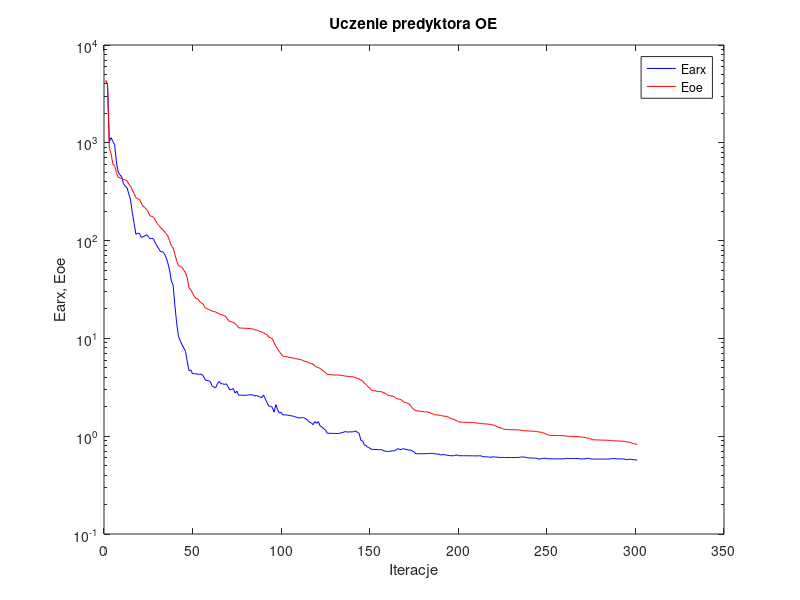
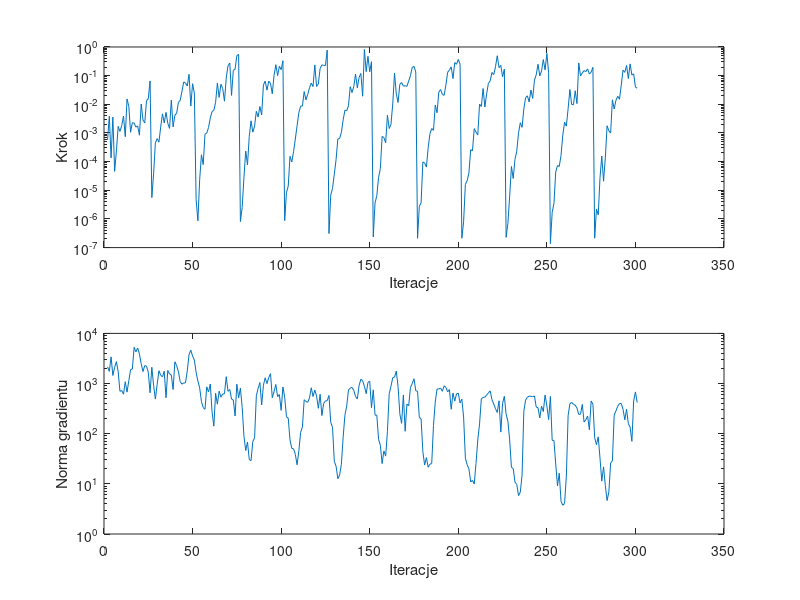

The MATLAB source for these figures, in order:
%uczenie predyktora oe
clear all;
n=0; farx(n+1)=4.273125e+003; foe(n+1)=4.377265e+003; wspucz(n+1)=0.000000e+000; ng(n+1)=0.000000e+000;
%odnowa zmiennej metryki
n=1; farx(n+1)=3.970853e+003; foe(n+1)=3.922984e+003; krok(n+1)=5.720452e-004; ng(n+1)=2.151681e+003;
n=2; farx(n+1)=1.029406e+003; foe(n+1)=8.797879e+002; krok(n+1)=3.838293e-003; ng(n+1)=1.749045e+003;
n=3; farx(n+1)=1.128978e+003; foe(n+1)=7.763633e+002; krok(n+1)=1.347782e-004; ng(n+1)=3.407742e+003;
n=4; farx(n+1)=1.031977e+003; foe(n+1)=6.026138e+002; krok(n+1)=3.584297e-003; ng(n+1)=1.447644e+003;
n=5; farx(n+1)=9.555528e+002; foe(n+1)=5.889656e+002; krok(n+1)=4.565415e-005; ng(n+1)=2.102934e+003;
n=6; farx(n+1)=6.381344e+002; foe(n+1)=4.967800e+002; krok(n+1)=2.375655e-004; ng(n+1)=2.739104e+003;
n=7; farx(n+1)=5.037286e+002; foe(n+1)=4.433379e+002; krok(n+1)=1.700059e-003; ng(n+1)=1.725355e+003;
n=8; farx(n+1)=4.704311e+002; foe(n+1)=4.382436e+002; krok(n+1)=1.136630e-003; ng(n+1)=6.988657e+002;
n=9; farx(n+1)=4.487472e+002; foe(n+1)=4.292640e+002; krok(n+1)=1.797919e-003; ng(n+1)=7.271592e+002;
n=10; farx(n+1)=3.808486e+002; foe(n+1)=4.201259e+002; krok(n+1)=3.899772e-003; ng(n+1)=6.134857e+002;
n=11; farx(n+1)=3.616224e+002; foe(n+1)=4.182579e+002; krok(n+1)=7.394073e-004; ng(n+1)=1.085016e+003;
n=12; farx(n+1)=3.466534e+002; foe(n+1)=4.077101e+002; krok(n+1)=1.538463e-002; ng(n+1)=6.743948e+002;
n=13; farx(n+1)=2.993250e+002; foe(n+1)=3.774495e+002; krok(n+1)=8.468065e-003; ng(n+1)=1.139523e+003;
n=14; farx(n+1)=2.602563e+002; foe(n+1)=3.589038e+002; krok(n+1)=1.059163e-003; ng(n+1)=1.895223e+003;
n=15; farx(n+1)=1.923560e+002; foe(n+1)=3.293773e+002; krok(n+1)=2.281831e-003; ng(n+1)=1.943084e+003;
n=16; farx(n+1)=1.499078e+002; foe(n+1)=3.036285e+002; krok(n+1)=2.232051e-003; ng(n+1)=5.280223e+003;
n=17; farx(n+1)=1.160501e+002; foe(n+1)=2.755131e+002; krok(n+1)=1.593673e-003; ng(n+1)=4.292627e+003;
n=18; farx(n+1)=1.190508e+002; foe(n+1)=2.677870e+002; krok(n+1)=1.772228e-003; ng(n+1)=5.122715e+003;
n=19; farx(n+1)=1.184687e+002; foe(n+1)=2.648343e+002; krok(n+1)=8.336543e-004; ng(n+1)=3.868505e+003;
n=20; farx(n+1)=1.080082e+002; foe(n+1)=2.424600e+002; krok(n+1)=1.019133e-002; ng(n+1)=2.484402e+003;
n=21; farx(n+1)=1.092364e+002; foe(n+1)=2.249062e+002; krok(n+1)=2.855545e-003; ng(n+1)=1.735639e+003;
n=22; farx(n+1)=1.114683e+002; foe(n+1)=2.179123e+002; krok(n+1)=2.222834e-003; ng(n+1)=2.281903e+003;
n=23; farx(n+1)=1.147713e+002; foe(n+1)=2.087001e+002; krok(n+1)=1.351485e-002; ng(n+1)=2.221660e+003;
n=24; farx(n+1)=1.102499e+002; foe(n+1)=1.955447e+002; krok(n+1)=1.565005e-002; ng(n+1)=1.680862e+003;
n=25; farx(n+1)=1.043172e+002; foe(n+1)=1.794941e+002; krok(n+1)=6.544743e-002; ng(n+1)=6.537885e+002;
%odnowa zmiennej metryki
n=26; farx(n+1)=1.053619e+002; foe(n+1)=1.765208e+002; krok(n+1)=5.551522e-006; ng(n+1)=2.111346e+003;
n=27; farx(n+1)=1.036042e+002; foe(n+1)=1.738114e+002; krok(n+1)=3.732546e-005; ng(n+1)=9.175062e+002;
n=28; farx(n+1)=9.397487e+001; foe(n+1)=1.608698e+002; krok(n+1)=4.526501e-004; ng(n+1)=4.890098e+002;
n=29; farx(n+1)=8.781924e+001; foe(n+1)=1.495948e+002; krok(n+1)=6.369581e-004; ng(n+1)=9.604533e+002;
n=30; farx(n+1)=8.198254e+001; foe(n+1)=1.425355e+002; krok(n+1)=4.770094e-004; ng(n+1)=1.803272e+003;
n=31; farx(n+1)=7.691605e+001; foe(n+1)=1.357286e+002; krok(n+1)=1.607674e-003; ng(n+1)=1.460350e+003;
n=32; farx(n+1)=7.705995e+001; foe(n+1)=1.296484e+002; krok(n+1)=4.644777e-003; ng(n+1)=1.363072e+003;
n=33; farx(n+1)=7.381483e+001; foe(n+1)=1.247608e+002; krok(n+1)=2.241713e-003; ng(n+1)=1.763367e+003;
n=34; farx(n+1)=6.757099e+001; foe(n+1)=1.181912e+002; krok(n+1)=5.242823e-003; ng(n+1)=5.202411e+002;
n=35; farx(n+1)=5.930672e+001; foe(n+1)=1.114941e+002; krok(n+1)=2.170640e-003; ng(n+1)=1.823348e+003;
n=36; farx(n+1)=5.011874e+001; foe(n+1)=9.989866e+001; krok(n+1)=1.441974e-003; ng(n+1)=1.553424e+003;
n=37; farx(n+1)=3.866865e+001; foe(n+1)=8.826317e+001; krok(n+1)=1.389524e-002; ng(n+1)=1.479473e+003;
n=38; farx(n+1)=3.524579e+001; foe(n+1)=8.466952e+001; krok(n+1)=1.620122e-003; ng(n+1)=7.595146e+002;
n=39; farx(n+1)=2.189311e+001; foe(n+1)=7.245194e+001; krok(n+1)=4.150488e-003; ng(n+1)=2.717715e+003;
n=40; farx(n+1)=1.442477e+001; foe(n+1)=6.252750e+001; krok(n+1)=4.853566e-003; ng(n+1)=2.275278e+003;
n=41; farx(n+1)=1.054795e+001; foe(n+1)=5.568961e+001; krok(n+1)=1.169202e-002; ng(n+1)=1.735161e+003;
n=42; farx(n+1)=9.497523e+000; foe(n+1)=5.447328e+001; krok(n+1)=1.360507e-002; ng(n+1)=1.093205e+003;
n=43; farx(n+1)=8.663116e+000; foe(n+1)=5.328930e+001; krok(n+1)=2.835564e-002; ng(n+1)=9.730649e+002;
n=44; farx(n+1)=7.986368e+000; foe(n+1)=5.001760e+001; krok(n+1)=6.024636e-002; ng(n+1)=1.027298e+003;
n=45; farx(n+1)=7.385201e+000; foe(n+1)=4.675596e+001; krok(n+1)=5.558094e-002; ng(n+1)=1.032289e+003;
n=46; farx(n+1)=5.781092e+000; foe(n+1)=4.185777e+001; krok(n+1)=4.331299e-002; ng(n+1)=1.781937e+003;
n=47; farx(n+1)=4.684202e+000; foe(n+1)=3.282053e+001; krok(n+1)=1.116954e-001; ng(n+1)=3.795613e+003;
n=48; farx(n+1)=4.760052e+000; foe(n+1)=3.132775e+001; krok(n+1)=8.705227e-003; ng(n+1)=4.628055e+003;
n=49; farx(n+1)=4.342256e+000; foe(n+1)=2.902900e+001; krok(n+1)=5.234463e-002; ng(n+1)=3.542157e+003;
n=50; farx(n+1)=4.358235e+000; foe(n+1)=2.684852e+001; krok(n+1)=2.477353e-002; ng(n+1)=2.941053e+003;
%odnowa zmiennej metryki
n=51; farx(n+1)=4.342427e+000; foe(n+1)=2.553161e+001; krok(n+1)=4.675854e-006; ng(n+1)=1.673957e+003;
n=52; farx(n+1)=4.313421e+000; foe(n+1)=2.541903e+001; krok(n+1)=8.614497e-007; ng(n+1)=1.117347e+003;
n=53; farx(n+1)=4.286956e+000; foe(n+1)=2.375257e+001; krok(n+1)=2.342760e-005; ng(n+1)=8.193785e+002;
n=54; farx(n+1)=4.327781e+000; foe(n+1)=2.309916e+001; krok(n+1)=1.733806e-004; ng(n+1)=4.387276e+002;
n=55; farx(n+1)=4.136614e+000; foe(n+1)=2.243195e+001; krok(n+1)=7.868993e-005; ng(n+1)=3.318831e+002;
n=56; farx(n+1)=3.814963e+000; foe(n+1)=2.054574e+001; krok(n+1)=9.064776e-004; ng(n+1)=3.067679e+002;
n=57; farx(n+1)=3.707701e+000; foe(n+1)=2.025212e+001; krok(n+1)=9.843744e-004; ng(n+1)=8.587271e+002;
n=58; farx(n+1)=3.694055e+000; foe(n+1)=1.980728e+001; krok(n+1)=1.548092e-003; ng(n+1)=6.812509e+002;
n=59; farx(n+1)=3.631663e+000; foe(n+1)=1.946409e+001; krok(n+1)=3.334617e-003; ng(n+1)=9.791003e+002;
n=60; farx(n+1)=3.269746e+000; foe(n+1)=1.908136e+001; krok(n+1)=5.608324e-003; ng(n+1)=2.723380e+002;
n=61; farx(n+1)=3.185263e+000; foe(n+1)=1.880163e+001; krok(n+1)=6.130766e-003; ng(n+1)=1.416646e+002;
n=62; farx(n+1)=3.123938e+000; foe(n+1)=1.865516e+001; krok(n+1)=1.178924e-002; ng(n+1)=6.394828e+002;
n=63; farx(n+1)=3.430913e+000; foe(n+1)=1.820004e+001; krok(n+1)=5.507577e-002; ng(n+1)=3.882457e+002;
n=64; farx(n+1)=3.631513e+000; foe(n+1)=1.787512e+001; krok(n+1)=1.741045e-002; ng(n+1)=7.030873e+002;
n=65; farx(n+1)=3.447226e+000; foe(n+1)=1.744790e+001; krok(n+1)=5.003902e-002; ng(n+1)=5.347401e+002;
n=66; farx(n+1)=3.436273e+000; foe(n+1)=1.729365e+001; krok(n+1)=3.586741e-002; ng(n+1)=6.202142e+002;
n=67; farx(n+1)=3.382138e+000; foe(n+1)=1.712619e+001; krok(n+1)=1.285062e-002; ng(n+1)=6.250212e+002;
n=68; farx(n+1)=3.436690e+000; foe(n+1)=1.649513e+001; krok(n+1)=8.153064e-002; ng(n+1)=1.370072e+003;
n=69; farx(n+1)=3.217888e+000; foe(n+1)=1.547295e+001; krok(n+1)=2.223238e-001; ng(n+1)=6.994227e+002;
n=70; farx(n+1)=2.970609e+000; foe(n+1)=1.488052e+001; krok(n+1)=2.745822e-001; ng(n+1)=7.609124e+002;
n=71; farx(n+1)=3.006465e+000; foe(n+1)=1.478811e+001; krok(n+1)=2.038894e-002; ng(n+1)=4.897743e+002;
n=72; farx(n+1)=3.071099e+000; foe(n+1)=1.454540e+001; krok(n+1)=1.530597e-001; ng(n+1)=4.694373e+002;
n=73; farx(n+1)=2.755790e+000; foe(n+1)=1.420319e+001; krok(n+1)=1.677703e-001; ng(n+1)=2.260015e+002;
n=74; farx(n+1)=2.890684e+000; foe(n+1)=1.360491e+001; krok(n+1)=5.045340e-001; ng(n+1)=9.703851e+002;
n=75; farx(n+1)=2.631057e+000; foe(n+1)=1.283024e+001; krok(n+1)=5.525859e-001; ng(n+1)=5.233206e+002;
%odnowa zmiennej metryki
n=76; farx(n+1)=2.626717e+000; foe(n+1)=1.277292e+001; krok(n+1)=8.092044e-007; ng(n+1)=8.052764e+002;
n=77; farx(n+1)=2.628726e+000; foe(n+1)=1.274836e+001; krok(n+1)=2.502989e-006; ng(n+1)=3.349124e+002;
n=78; farx(n+1)=2.621952e+000; foe(n+1)=1.273037e+001; krok(n+1)=2.860122e-005; ng(n+1)=8.921828e+001;
n=79; farx(n+1)=2.622877e+000; foe(n+1)=1.268046e+001; krok(n+1)=2.353374e-004; ng(n+1)=4.600852e+001;
n=80; farx(n+1)=2.634897e+000; foe(n+1)=1.265626e+001; krok(n+1)=7.697632e-005; ng(n+1)=6.840386e+001;
n=81; farx(n+1)=2.649141e+000; foe(n+1)=1.261589e+001; krok(n+1)=7.663457e-004; ng(n+1)=3.066146e+001;
n=82; farx(n+1)=2.651954e+000; foe(n+1)=1.253906e+001; krok(n+1)=2.647020e-003; ng(n+1)=2.903715e+001;
n=83; farx(n+1)=2.649109e+000; foe(n+1)=1.250217e+001; krok(n+1)=1.066758e-003; ng(n+1)=6.989845e+001;
n=84; farx(n+1)=2.574403e+000; foe(n+1)=1.224874e+001; krok(n+1)=1.740889e-003; ng(n+1)=8.260792e+001;
n=85; farx(n+1)=2.608752e+000; foe(n+1)=1.214298e+001; krok(n+1)=5.711090e-003; ng(n+1)=5.714357e+002;
n=86; farx(n+1)=2.567041e+000; foe(n+1)=1.200806e+001; krok(n+1)=3.621201e-003; ng(n+1)=8.024013e+002;
n=87; farx(n+1)=2.514072e+000; foe(n+1)=1.176644e+001; krok(n+1)=8.375056e-003; ng(n+1)=1.045998e+003;
n=88; farx(n+1)=2.483504e+000; foe(n+1)=1.163967e+001; krok(n+1)=4.234033e-003; ng(n+1)=3.740265e+002;
n=89; farx(n+1)=2.641564e+000; foe(n+1)=1.145412e+001; krok(n+1)=4.757597e-002; ng(n+1)=9.283785e+002;
n=90; farx(n+1)=2.423309e+000; foe(n+1)=1.113793e+001; krok(n+1)=6.442938e-002; ng(n+1)=1.304142e+003;
n=91; farx(n+1)=2.203305e+000; foe(n+1)=1.093810e+001; krok(n+1)=3.106913e-002; ng(n+1)=9.980013e+002;
n=92; farx(n+1)=2.027844e+000; foe(n+1)=1.035435e+001; krok(n+1)=6.442938e-002; ng(n+1)=1.317114e+003;
n=93; farx(n+1)=2.026678e+000; foe(n+1)=1.008922e+001; krok(n+1)=5.335388e-002; ng(n+1)=1.575459e+003;
n=94; farx(n+1)=1.972166e+000; foe(n+1)=9.917407e+000; krok(n+1)=2.339865e-002; ng(n+1)=5.189952e+002;
n=95; farx(n+1)=1.757959e+000; foe(n+1)=9.070642e+000; krok(n+1)=1.019950e-001; ng(n+1)=6.951708e+002;
n=96; farx(n+1)=2.102375e+000; foe(n+1)=8.325465e+000; krok(n+1)=2.409855e-001; ng(n+1)=9.576584e+002;
n=97; farx(n+1)=1.864019e+000; foe(n+1)=7.756528e+000; krok(n+1)=1.000852e-001; ng(n+1)=5.492606e+002;
n=98; farx(n+1)=1.720685e+000; foe(n+1)=7.307920e+000; krok(n+1)=2.114442e-001; ng(n+1)=6.028055e+002;
n=99; farx(n+1)=1.756230e+000; foe(n+1)=6.940699e+000; krok(n+1)=1.620110e-001; ng(n+1)=2.922676e+002;
n=100; farx(n+1)=1.652189e+000; foe(n+1)=6.553689e+000; krok(n+1)=3.307424e-001; ng(n+1)=8.549188e+002;
%odnowa zmiennej metryki
n=101; farx(n+1)=1.653768e+000; foe(n+1)=6.528577e+000; krok(n+1)=8.733043e-007; ng(n+1)=5.326157e+002;
n=102; farx(n+1)=1.648808e+000; foe(n+1)=6.493747e+000; krok(n+1)=8.333245e-006; ng(n+1)=2.179300e+002;
n=103; farx(n+1)=1.640927e+000; foe(n+1)=6.444243e+000; krok(n+1)=1.398954e-005; ng(n+1)=2.044235e+002;
n=104; farx(n+1)=1.624313e+000; foe(n+1)=6.357158e+000; krok(n+1)=1.528930e-004; ng(n+1)=7.517736e+001;
n=105; farx(n+1)=1.611821e+000; foe(n+1)=6.338859e+000; krok(n+1)=9.773946e-005; ng(n+1)=5.090245e+001;
n=106; farx(n+1)=1.601065e+000; foe(n+1)=6.298077e+000; krok(n+1)=2.215284e-004; ng(n+1)=5.013057e+001;
n=107; farx(n+1)=1.577724e+000; foe(n+1)=6.227486e+000; krok(n+1)=6.145526e-004; ng(n+1)=3.886374e+001;
n=108; farx(n+1)=1.556244e+000; foe(n+1)=6.190151e+000; krok(n+1)=1.784298e-003; ng(n+1)=2.401947e+001;
n=109; farx(n+1)=1.532202e+000; foe(n+1)=6.094559e+000; krok(n+1)=5.167850e-003; ng(n+1)=4.566916e+001;
n=110; farx(n+1)=1.541343e+000; foe(n+1)=6.065451e+000; krok(n+1)=8.625805e-003; ng(n+1)=1.063614e+002;
n=111; farx(n+1)=1.553760e+000; foe(n+1)=6.002137e+000; krok(n+1)=8.744518e-003; ng(n+1)=1.366216e+002;
n=112; farx(n+1)=1.537438e+000; foe(n+1)=5.860232e+000; krok(n+1)=2.780135e-002; ng(n+1)=4.757991e+002;
n=113; farx(n+1)=1.499642e+000; foe(n+1)=5.796980e+000; krok(n+1)=1.429000e-002; ng(n+1)=4.383296e+002;
n=114; farx(n+1)=1.454808e+000; foe(n+1)=5.722437e+000; krok(n+1)=2.223039e-002; ng(n+1)=4.229494e+002;
n=115; farx(n+1)=1.384715e+000; foe(n+1)=5.597132e+000; krok(n+1)=3.783561e-002; ng(n+1)=5.169837e+002;
n=116; farx(n+1)=1.374219e+000; foe(n+1)=5.527988e+000; krok(n+1)=5.514490e-002; ng(n+1)=8.240671e+002;
n=117; farx(n+1)=1.311565e+000; foe(n+1)=5.472638e+000; krok(n+1)=4.149438e-002; ng(n+1)=5.522188e+002;
n=118; farx(n+1)=1.412101e+000; foe(n+1)=5.239032e+000; krok(n+1)=2.363480e-001; ng(n+1)=7.411715e+002;
n=119; farx(n+1)=1.353996e+000; foe(n+1)=5.091350e+000; krok(n+1)=4.218186e-002; ng(n+1)=5.633792e+002;
n=120; farx(n+1)=1.409818e+000; foe(n+1)=5.035430e+000; krok(n+1)=5.127576e-002; ng(n+1)=3.208071e+002;
n=121; farx(n+1)=1.271839e+000; foe(n+1)=4.917956e+000; krok(n+1)=1.775417e-001; ng(n+1)=6.110707e+002;
n=122; farx(n+1)=1.240434e+000; foe(n+1)=4.786895e+000; krok(n+1)=2.378132e-001; ng(n+1)=2.299163e+002;
n=123; farx(n+1)=1.194345e+000; foe(n+1)=4.601989e+000; krok(n+1)=2.278082e-001; ng(n+1)=4.017166e+002;
n=124; farx(n+1)=1.159118e+000; foe(n+1)=4.485596e+000; krok(n+1)=2.250273e-001; ng(n+1)=4.502680e+002;
n=125; farx(n+1)=1.071570e+000; foe(n+1)=4.282823e+000; krok(n+1)=7.807902e-001; ng(n+1)=4.571123e+002;
%odnowa zmiennej metryki
n=126; farx(n+1)=1.071150e+000; foe(n+1)=4.269635e+000; krok(n+1)=3.090114e-007; ng(n+1)=5.783887e+002;
n=127; farx(n+1)=1.071008e+000; foe(n+1)=4.253493e+000; krok(n+1)=6.859775e-006; ng(n+1)=1.678496e+002;
n=128; farx(n+1)=1.068866e+000; foe(n+1)=4.230866e+000; krok(n+1)=1.165470e-005; ng(n+1)=1.342801e+002;
n=129; farx(n+1)=1.067160e+000; foe(n+1)=4.228815e+000; krok(n+1)=3.616555e-005; ng(n+1)=2.823423e+001;
n=130; farx(n+1)=1.064960e+000; foe(n+1)=4.223934e+000; krok(n+1)=1.168734e-004; ng(n+1)=2.254932e+001;
n=131; farx(n+1)=1.065786e+000; foe(n+1)=4.219052e+000; krok(n+1)=6.190058e-004; ng(n+1)=1.264514e+001;
n=132; farx(n+1)=1.068941e+000; foe(n+1)=4.213120e+000; krok(n+1)=6.399708e-004; ng(n+1)=1.496236e+001;
n=133; farx(n+1)=1.085819e+000; foe(n+1)=4.183299e+000; krok(n+1)=1.047362e-003; ng(n+1)=2.456129e+001;
n=134; farx(n+1)=1.094095e+000; foe(n+1)=4.157206e+000; krok(n+1)=2.855545e-003; ng(n+1)=8.534194e+001;
n=135; farx(n+1)=1.114578e+000; foe(n+1)=4.122319e+000; krok(n+1)=6.192369e-003; ng(n+1)=2.343229e+002;
n=136; farx(n+1)=1.107987e+000; foe(n+1)=4.099722e+000; krok(n+1)=5.915258e-003; ng(n+1)=3.547929e+002;
n=137; farx(n+1)=1.100477e+000; foe(n+1)=4.090696e+000; krok(n+1)=8.839546e-003; ng(n+1)=7.434833e+002;
n=138; farx(n+1)=1.109732e+000; foe(n+1)=4.065929e+000; krok(n+1)=4.109961e-002; ng(n+1)=8.105226e+002;
n=139; farx(n+1)=1.106364e+000; foe(n+1)=4.053846e+000; krok(n+1)=2.570124e-002; ng(n+1)=8.334806e+002;
n=140; farx(n+1)=1.112231e+000; foe(n+1)=4.035563e+000; krok(n+1)=4.134280e-002; ng(n+1)=7.321468e+002;
n=141; farx(n+1)=1.133018e+000; foe(n+1)=3.965699e+000; krok(n+1)=1.138873e-001; ng(n+1)=5.502377e+002;
n=142; farx(n+1)=1.095483e+000; foe(n+1)=3.907932e+000; krok(n+1)=3.766857e-002; ng(n+1)=4.931241e+002;
n=143; farx(n+1)=1.072900e+000; foe(n+1)=3.864000e+000; krok(n+1)=8.643496e-002; ng(n+1)=9.123881e+002;
n=144; farx(n+1)=9.099086e-001; foe(n+1)=3.739810e+000; krok(n+1)=1.189066e-001; ng(n+1)=1.221785e+003;
n=145; farx(n+1)=8.922996e-001; foe(n+1)=3.695312e+000; krok(n+1)=1.913246e-002; ng(n+1)=1.136976e+003;
n=146; farx(n+1)=8.089057e-001; foe(n+1)=3.464118e+000; krok(n+1)=8.190836e-001; ng(n+1)=8.804772e+002;
n=147; farx(n+1)=8.044069e-001; foe(n+1)=3.379186e+000; krok(n+1)=1.380129e-001; ng(n+1)=6.289165e+002;
n=148; farx(n+1)=7.670860e-001; foe(n+1)=3.204703e+000; krok(n+1)=4.726961e-001; ng(n+1)=1.052516e+003;
n=149; farx(n+1)=7.575178e-001; foe(n+1)=3.123236e+000; krok(n+1)=1.365319e-001; ng(n+1)=1.112617e+003;
n=150; farx(n+1)=7.335886e-001; foe(n+1)=2.948907e+000; krok(n+1)=3.068907e-001; ng(n+1)=3.299846e+002;
%odnowa zmiennej metryki
n=151; farx(n+1)=7.329461e-001; foe(n+1)=2.925949e+000; krok(n+1)=2.354814e-007; ng(n+1)=7.483380e+002;
n=152; farx(n+1)=7.327409e-001; foe(n+1)=2.910056e+000; krok(n+1)=3.629487e-006; ng(n+1)=2.341076e+002;
n=153; farx(n+1)=7.307595e-001; foe(n+1)=2.878741e+000; krok(n+1)=6.418212e-006; ng(n+1)=2.348362e+002;
n=154; farx(n+1)=7.295045e-001; foe(n+1)=2.867275e+000; krok(n+1)=2.809223e-005; ng(n+1)=7.682213e+001;
n=155; farx(n+1)=7.278167e-001; foe(n+1)=2.853594e+000; krok(n+1)=5.720244e-005; ng(n+1)=5.896417e+001;
n=156; farx(n+1)=7.261528e-001; foe(n+1)=2.840353e+000; krok(n+1)=7.581588e-004; ng(n+1)=2.536161e+001;
n=157; farx(n+1)=7.091301e-001; foe(n+1)=2.778500e+000; krok(n+1)=6.935224e-004; ng(n+1)=4.530531e+001;
n=158; farx(n+1)=7.015028e-001; foe(n+1)=2.741846e+000; krok(n+1)=4.532388e-004; ng(n+1)=3.574883e+001;
n=159; farx(n+1)=6.980509e-001; foe(n+1)=2.624486e+000; krok(n+1)=4.162174e-003; ng(n+1)=1.114420e+002;
n=160; farx(n+1)=6.991460e-001; foe(n+1)=2.603351e+000; krok(n+1)=1.427772e-003; ng(n+1)=6.321999e+002;
n=161; farx(n+1)=7.054431e-001; foe(n+1)=2.578814e+000; krok(n+1)=2.007255e-003; ng(n+1)=8.839250e+002;
n=162; farx(n+1)=7.089437e-001; foe(n+1)=2.572571e+000; krok(n+1)=1.021537e-002; ng(n+1)=1.310312e+003;
n=163; farx(n+1)=7.051821e-001; foe(n+1)=2.513524e+000; krok(n+1)=1.217528e-001; ng(n+1)=1.345054e+003;
n=164; farx(n+1)=7.287111e-001; foe(n+1)=2.435849e+000; krok(n+1)=2.319637e-002; ng(n+1)=1.769279e+003;
n=165; farx(n+1)=7.469225e-001; foe(n+1)=2.400265e+000; krok(n+1)=1.158426e-002; ng(n+1)=8.663795e+002;
n=166; farx(n+1)=7.311530e-001; foe(n+1)=2.381374e+000; krok(n+1)=5.003902e-002; ng(n+1)=2.489911e+002;
n=167; farx(n+1)=7.318719e-001; foe(n+1)=2.343510e+000; krok(n+1)=5.731991e-002; ng(n+1)=1.606391e+002;
n=168; farx(n+1)=7.480031e-001; foe(n+1)=2.262837e+000; krok(n+1)=4.305393e-002; ng(n+1)=5.931365e+002;
n=169; farx(n+1)=7.343964e-001; foe(n+1)=2.210426e+000; krok(n+1)=4.446078e-002; ng(n+1)=1.118984e+002;
n=170; farx(n+1)=7.325986e-001; foe(n+1)=2.189663e+000; krok(n+1)=4.236083e-002; ng(n+1)=3.893169e+002;
n=171; farx(n+1)=7.180644e-001; foe(n+1)=2.148643e+000; krok(n+1)=6.460817e-002; ng(n+1)=3.604271e+002;
n=172; farx(n+1)=7.268003e-001; foe(n+1)=2.064199e+000; krok(n+1)=9.957579e-002; ng(n+1)=8.393092e+002;
n=173; farx(n+1)=7.042599e-001; foe(n+1)=1.948509e+000; krok(n+1)=1.945981e-001; ng(n+1)=9.974891e+002;
n=174; farx(n+1)=6.913134e-001; foe(n+1)=1.869811e+000; krok(n+1)=2.106628e-001; ng(n+1)=1.244023e+003;
n=175; farx(n+1)=6.621512e-001; foe(n+1)=1.825373e+000; krok(n+1)=1.331836e-001; ng(n+1)=7.161585e+002;
%odnowa zmiennej metryki
n=176; farx(n+1)=6.621047e-001; foe(n+1)=1.815499e+000; krok(n+1)=2.109462e-007; ng(n+1)=7.002098e+002;
n=177; farx(n+1)=6.620235e-001; foe(n+1)=1.805372e+000; krok(n+1)=2.765301e-006; ng(n+1)=2.122284e+002;
n=178; farx(n+1)=6.618414e-001; foe(n+1)=1.792230e+000; krok(n+1)=3.629487e-006; ng(n+1)=1.972473e+002;
n=179; farx(n+1)=6.629979e-001; foe(n+1)=1.779837e+000; krok(n+1)=9.776439e-005; ng(n+1)=4.365022e+001;
n=180; farx(n+1)=6.629512e-001; foe(n+1)=1.777313e+000; krok(n+1)=8.904993e-005; ng(n+1)=2.371930e+001;
n=181; farx(n+1)=6.633019e-001; foe(n+1)=1.772381e+000; krok(n+1)=6.446963e-005; ng(n+1)=3.339879e+001;
n=182; farx(n+1)=6.645357e-001; foe(n+1)=1.764907e+000; krok(n+1)=3.083279e-004; ng(n+1)=2.146836e+001;
n=183; farx(n+1)=6.663444e-001; foe(n+1)=1.740893e+000; krok(n+1)=9.446471e-004; ng(n+1)=2.465617e+001;
n=184; farx(n+1)=6.680785e-001; foe(n+1)=1.705442e+000; krok(n+1)=1.427772e-003; ng(n+1)=2.546026e+001;
n=185; farx(n+1)=6.657374e-001; foe(n+1)=1.676560e+000; krok(n+1)=1.241080e-003; ng(n+1)=1.470295e+002;
n=186; farx(n+1)=6.607024e-001; foe(n+1)=1.652406e+000; krok(n+1)=9.428457e-003; ng(n+1)=4.280644e+002;
n=187; farx(n+1)=6.582850e-001; foe(n+1)=1.648018e+000; krok(n+1)=5.062842e-003; ng(n+1)=7.781597e+002;
n=188; farx(n+1)=6.565414e-001; foe(n+1)=1.643696e+000; krok(n+1)=2.672481e-002; ng(n+1)=7.766780e+002;
n=189; farx(n+1)=6.421585e-001; foe(n+1)=1.630184e+000; krok(n+1)=3.285344e-002; ng(n+1)=8.123495e+002;
n=190; farx(n+1)=6.465352e-001; foe(n+1)=1.610957e+000; krok(n+1)=2.223039e-002; ng(n+1)=7.005389e+002;
n=191; farx(n+1)=6.496789e-001; foe(n+1)=1.606736e+000; krok(n+1)=2.047906e-002; ng(n+1)=9.000784e+002;
n=192; farx(n+1)=6.416926e-001; foe(n+1)=1.595946e+000; krok(n+1)=4.679730e-002; ng(n+1)=8.351166e+002;
n=193; farx(n+1)=6.369403e-001; foe(n+1)=1.577598e+000; krok(n+1)=1.312690e-001; ng(n+1)=6.831435e+002;
n=194; farx(n+1)=6.343140e-001; foe(n+1)=1.549928e+000; krok(n+1)=1.559895e-001; ng(n+1)=7.576616e+002;
n=195; farx(n+1)=6.310052e-001; foe(n+1)=1.511739e+000; krok(n+1)=2.022243e-001; ng(n+1)=3.069547e+002;
n=196; farx(n+1)=6.319427e-001; foe(n+1)=1.493426e+000; krok(n+1)=7.847506e-002; ng(n+1)=6.478947e+002;
n=197; farx(n+1)=6.319615e-001; foe(n+1)=1.467673e+000; krok(n+1)=2.847814e-001; ng(n+1)=4.456720e+002;
n=198; farx(n+1)=6.461616e-001; foe(n+1)=1.447645e+000; krok(n+1)=2.490283e-001; ng(n+1)=6.235971e+002;
n=199; farx(n+1)=6.313830e-001; foe(n+1)=1.409170e+000; krok(n+1)=3.691454e-001; ng(n+1)=6.438521e+002;
n=200; farx(n+1)=6.314924e-001; foe(n+1)=1.396588e+000; krok(n+1)=2.515310e-001; ng(n+1)=4.100900e+002;
%odnowa zmiennej metryki
n=201; farx(n+1)=6.313983e-001; foe(n+1)=1.390896e+000; krok(n+1)=2.118962e-007; ng(n+1)=4.903451e+002;
n=202; farx(n+1)=6.314479e-001; foe(n+1)=1.387733e+000; krok(n+1)=8.006342e-007; ng(n+1)=2.153056e+002;
n=203; farx(n+1)=6.313219e-001; foe(n+1)=1.386486e+000; krok(n+1)=1.621111e-005; ng(n+1)=3.259912e+001;
n=204; farx(n+1)=6.311149e-001; foe(n+1)=1.385643e+000; krok(n+1)=2.132008e-005; ng(n+1)=2.419527e+001;
n=205; farx(n+1)=6.308710e-001; foe(n+1)=1.384499e+000; krok(n+1)=4.037383e-005; ng(n+1)=1.990486e+001;
n=206; farx(n+1)=6.305587e-001; foe(n+1)=1.382411e+000; krok(n+1)=2.612599e-004; ng(n+1)=1.094104e+001;
n=207; farx(n+1)=6.298916e-001; foe(n+1)=1.380090e+000; krok(n+1)=2.383224e-004; ng(n+1)=1.171453e+001;
n=208; farx(n+1)=6.290006e-001; foe(n+1)=1.374692e+000; krok(n+1)=1.413789e-003; ng(n+1)=9.969453e+000;
n=209; farx(n+1)=6.293923e-001; foe(n+1)=1.368698e+000; krok(n+1)=1.078226e-003; ng(n+1)=2.542697e+001;
n=210; farx(n+1)=6.294481e-001; foe(n+1)=1.361763e+000; krok(n+1)=8.500296e-004; ng(n+1)=7.486294e+001;
n=211; farx(n+1)=6.313518e-001; foe(n+1)=1.346044e+000; krok(n+1)=1.012183e-002; ng(n+1)=1.566608e+002;
n=212; farx(n+1)=6.282049e-001; foe(n+1)=1.343999e+000; krok(n+1)=8.402186e-003; ng(n+1)=4.932289e+002;
n=213; farx(n+1)=6.182157e-001; foe(n+1)=1.339689e+000; krok(n+1)=3.559767e-002; ng(n+1)=5.282616e+002;
n=214; farx(n+1)=6.153905e-001; foe(n+1)=1.336297e+000; krok(n+1)=8.055458e-003; ng(n+1)=5.338122e+002;
n=215; farx(n+1)=6.159557e-001; foe(n+1)=1.334044e+000; krok(n+1)=2.319637e-002; ng(n+1)=5.899216e+002;
n=216; farx(n+1)=6.128528e-001; foe(n+1)=1.329631e+000; krok(n+1)=5.418912e-002; ng(n+1)=6.484196e+002;
n=217; farx(n+1)=6.080340e-001; foe(n+1)=1.320635e+000; krok(n+1)=6.554666e-002; ng(n+1)=7.145514e+002;
n=218; farx(n+1)=6.138889e-001; foe(n+1)=1.306644e+000; krok(n+1)=1.288588e-001; ng(n+1)=4.790304e+002;
n=219; farx(n+1)=6.144807e-001; foe(n+1)=1.296522e+000; krok(n+1)=1.084302e-001; ng(n+1)=3.915399e+002;
n=220; farx(n+1)=6.117232e-001; foe(n+1)=1.282125e+000; krok(n+1)=2.045255e-001; ng(n+1)=3.156410e+002;
n=221; farx(n+1)=6.107961e-001; foe(n+1)=1.244941e+000; krok(n+1)=4.951781e-001; ng(n+1)=2.648496e+002;
n=222; farx(n+1)=6.069713e-001; foe(n+1)=1.232041e+000; krok(n+1)=1.892969e-001; ng(n+1)=4.536209e+002;
n=223; farx(n+1)=6.064794e-001; foe(n+1)=1.214375e+000; krok(n+1)=2.292796e-001; ng(n+1)=1.077297e+002;
n=224; farx(n+1)=6.068304e-001; foe(n+1)=1.202051e+000; krok(n+1)=9.137743e-002; ng(n+1)=4.029940e+002;
n=225; farx(n+1)=6.057370e-001; foe(n+1)=1.173810e+000; krok(n+1)=1.690558e-001; ng(n+1)=5.562472e+002;
%odnowa zmiennej metryki
n=226; farx(n+1)=6.056990e-001; foe(n+1)=1.172186e+000; krok(n+1)=2.282719e-007; ng(n+1)=2.450625e+002;
n=227; farx(n+1)=6.057293e-001; foe(n+1)=1.170306e+000; krok(n+1)=7.023430e-007; ng(n+1)=1.780096e+002;
n=228; farx(n+1)=6.056802e-001; foe(n+1)=1.167846e+000; krok(n+1)=6.210948e-006; ng(n+1)=7.514236e+001;
n=229; farx(n+1)=6.055762e-001; foe(n+1)=1.165816e+000; krok(n+1)=6.738910e-005; ng(n+1)=2.138922e+001;
n=230; farx(n+1)=6.054985e-001; foe(n+1)=1.164960e+000; krok(n+1)=2.580710e-005; ng(n+1)=2.019760e+001;
n=231; farx(n+1)=6.056332e-001; foe(n+1)=1.163929e+000; krok(n+1)=1.193316e-004; ng(n+1)=1.074880e+001;
n=232; farx(n+1)=6.057559e-001; foe(n+1)=1.162544e+000; krok(n+1)=2.302017e-004; ng(n+1)=9.807310e+000;
n=233; farx(n+1)=6.066519e-001; foe(n+1)=1.161361e+000; krok(n+1)=1.006709e-003; ng(n+1)=5.821753e+000;
n=234; farx(n+1)=6.090377e-001; foe(n+1)=1.157669e+000; krok(n+1)=2.273260e-003; ng(n+1)=6.839652e+000;
n=235; farx(n+1)=6.153321e-001; foe(n+1)=1.143496e+000; krok(n+1)=1.568736e-003; ng(n+1)=1.485820e+001;
n=236; farx(n+1)=6.116986e-001; foe(n+1)=1.138532e+000; krok(n+1)=6.950337e-003; ng(n+1)=2.804788e+002;
n=237; farx(n+1)=6.083558e-001; foe(n+1)=1.136288e+000; krok(n+1)=1.706813e-002; ng(n+1)=4.690770e+002;
n=238; farx(n+1)=6.024068e-001; foe(n+1)=1.132918e+000; krok(n+1)=1.975828e-002; ng(n+1)=5.318481e+002;
n=239; farx(n+1)=5.999767e-001; foe(n+1)=1.129592e+000; krok(n+1)=1.209587e-002; ng(n+1)=5.611410e+002;
n=240; farx(n+1)=5.991064e-001; foe(n+1)=1.128183e+000; krok(n+1)=3.153338e-002; ng(n+1)=5.578621e+002;
n=241; farx(n+1)=5.973167e-001; foe(n+1)=1.125677e+000; krok(n+1)=1.615204e-002; ng(n+1)=5.450912e+002;
n=242; farx(n+1)=5.967171e-001; foe(n+1)=1.122270e+000; krok(n+1)=7.000904e-002; ng(n+1)=5.654936e+002;
n=243; farx(n+1)=5.978422e-001; foe(n+1)=1.118311e+000; krok(n+1)=1.077557e-001; ng(n+1)=3.399567e+002;
n=244; farx(n+1)=5.847498e-001; foe(n+1)=1.107562e+000; krok(n+1)=2.497735e-001; ng(n+1)=3.303477e+002;
n=245; farx(n+1)=5.859412e-001; foe(n+1)=1.102586e+000; krok(n+1)=9.809225e-002; ng(n+1)=2.064715e+002;
n=246; farx(n+1)=5.893692e-001; foe(n+1)=1.094447e+000; krok(n+1)=1.464436e-001; ng(n+1)=3.530483e+002;
n=247; farx(n+1)=5.935206e-001; foe(n+1)=1.078430e+000; krok(n+1)=3.636509e-001; ng(n+1)=2.766564e+002;
n=248; farx(n+1)=5.951187e-001; foe(n+1)=1.068425e+000; krok(n+1)=1.582278e-001; ng(n+1)=5.909010e+002;
n=249; farx(n+1)=5.902606e-001; foe(n+1)=1.039082e+000; krok(n+1)=5.945315e-001; ng(n+1)=3.565372e+002;
n=250; farx(n+1)=5.875395e-001; foe(n+1)=1.025423e+000; krok(n+1)=1.252004e-001; ng(n+1)=1.911905e+002;
%odnowa zmiennej metryki
n=251; farx(n+1)=5.875044e-001; foe(n+1)=1.020167e+000; krok(n+1)=1.392885e-007; ng(n+1)=5.528092e+002;
n=252; farx(n+1)=5.875016e-001; foe(n+1)=1.019486e+000; krok(n+1)=1.701928e-006; ng(n+1)=7.365273e+001;
n=253; farx(n+1)=5.874601e-001; foe(n+1)=1.018132e+000; krok(n+1)=3.462539e-006; ng(n+1)=7.326869e+001;
n=254; farx(n+1)=5.872240e-001; foe(n+1)=1.016219e+000; krok(n+1)=4.341873e-005; ng(n+1)=2.479137e+001;
n=255; farx(n+1)=5.871474e-001; foe(n+1)=1.015732e+000; krok(n+1)=7.386519e-005; ng(n+1)=9.139758e+000;
n=256; farx(n+1)=5.868158e-001; foe(n+1)=1.014211e+000; krok(n+1)=6.743596e-005; ng(n+1)=1.631081e+001;
n=257; farx(n+1)=5.867530e-001; foe(n+1)=1.014006e+000; krok(n+1)=1.657251e-004; ng(n+1)=4.465123e+000;
n=258; farx(n+1)=5.868826e-001; foe(n+1)=1.013513e+000; krok(n+1)=8.567570e-004; ng(n+1)=3.752334e+000;
n=259; farx(n+1)=5.879865e-001; foe(n+1)=1.011774e+000; krok(n+1)=2.371549e-003; ng(n+1)=4.049729e+000;
n=260; farx(n+1)=5.936655e-001; foe(n+1)=1.002842e+000; krok(n+1)=1.730147e-003; ng(n+1)=1.433276e+001;
n=261; farx(n+1)=5.935247e-001; foe(n+1)=9.993932e-001; krok(n+1)=7.088910e-003; ng(n+1)=2.291377e+002;
n=262; farx(n+1)=5.922017e-001; foe(n+1)=9.970691e-001; krok(n+1)=3.280985e-002; ng(n+1)=3.969054e+002;
n=263; farx(n+1)=5.909745e-001; foe(n+1)=9.953866e-001; krok(n+1)=9.907442e-003; ng(n+1)=4.205280e+002;
n=264; farx(n+1)=5.923321e-001; foe(n+1)=9.945635e-001; krok(n+1)=9.661282e-003; ng(n+1)=3.854008e+002;
n=265; farx(n+1)=5.920755e-001; foe(n+1)=9.936178e-001; krok(n+1)=2.977118e-002; ng(n+1)=3.715106e+002;
n=266; farx(n+1)=5.915182e-001; foe(n+1)=9.922221e-001; krok(n+1)=1.056599e-002; ng(n+1)=3.233699e+002;
n=267; farx(n+1)=5.922576e-001; foe(n+1)=9.856528e-001; krok(n+1)=2.775732e-001; ng(n+1)=2.419468e+002;
n=268; farx(n+1)=5.848258e-001; foe(n+1)=9.805976e-001; krok(n+1)=9.809225e-002; ng(n+1)=2.449675e+002;
n=269; farx(n+1)=5.864798e-001; foe(n+1)=9.769946e-001; krok(n+1)=1.241631e-001; ng(n+1)=3.834283e+002;
n=270; farx(n+1)=5.880138e-001; foe(n+1)=9.734386e-001; krok(n+1)=1.505524e-001; ng(n+1)=1.711861e+002;
n=271; farx(n+1)=5.886897e-001; foe(n+1)=9.670677e-001; krok(n+1)=1.380129e-001; ng(n+1)=1.900193e+002;
n=272; farx(n+1)=5.956413e-001; foe(n+1)=9.555754e-001; krok(n+1)=1.713887e-001; ng(n+1)=2.251271e+002;
n=273; farx(n+1)=5.922983e-001; foe(n+1)=9.508451e-001; krok(n+1)=1.144404e-001; ng(n+1)=1.200116e+002;
n=274; farx(n+1)=5.844725e-001; foe(n+1)=9.317933e-001; krok(n+1)=1.320338e-001; ng(n+1)=4.497566e+002;
n=275; farx(n+1)=5.831853e-001; foe(n+1)=9.179155e-001; krok(n+1)=1.942977e-001; ng(n+1)=3.865318e+002;
%odnowa zmiennej metryki
n=276; farx(n+1)=5.831841e-001; foe(n+1)=9.178053e-001; krok(n+1)=2.124616e-007; ng(n+1)=8.287593e+001;
n=277; farx(n+1)=5.831603e-001; foe(n+1)=9.168780e-001; krok(n+1)=2.220828e-006; ng(n+1)=6.041050e+001;
n=278; farx(n+1)=5.831429e-001; foe(n+1)=9.160707e-001; krok(n+1)=1.397436e-006; ng(n+1)=8.658496e+001;
n=279; farx(n+1)=5.829974e-001; foe(n+1)=9.136998e-001; krok(n+1)=2.745808e-005; ng(n+1)=3.252854e+001;
n=280; farx(n+1)=5.830370e-001; foe(n+1)=9.122652e-001; krok(n+1)=1.563635e-004; ng(n+1)=1.133435e+001;
n=281; farx(n+1)=5.830508e-001; foe(n+1)=9.115123e-001; krok(n+1)=2.067984e-005; ng(n+1)=2.181466e+001;
n=282; farx(n+1)=5.829522e-001; foe(n+1)=9.108943e-001; krok(n+1)=1.347782e-004; ng(n+1)=9.266262e+000;
n=283; farx(n+1)=5.833802e-001; foe(n+1)=9.098933e-001; krok(n+1)=1.779752e-003; ng(n+1)=4.640276e+000;
n=284; farx(n+1)=5.854521e-001; foe(n+1)=9.066739e-001; krok(n+1)=1.184603e-003; ng(n+1)=6.934199e+000;
n=285; farx(n+1)=5.859746e-001; foe(n+1)=9.061431e-001; krok(n+1)=9.933991e-004; ng(n+1)=2.618060e+001;
n=286; farx(n+1)=5.912375e-001; foe(n+1)=8.986126e-001; krok(n+1)=1.438335e-002; ng(n+1)=2.885958e+001;
n=287; farx(n+1)=5.898160e-001; foe(n+1)=8.973731e-001; krok(n+1)=6.853004e-003; ng(n+1)=2.334964e+002;
n=288; farx(n+1)=5.884449e-001; foe(n+1)=8.960741e-001; krok(n+1)=1.376948e-002; ng(n+1)=2.848988e+002;
n=289; farx(n+1)=5.866778e-001; foe(n+1)=8.941081e-001; krok(n+1)=1.912971e-002; ng(n+1)=3.517948e+002;
n=290; farx(n+1)=5.869154e-001; foe(n+1)=8.936618e-001; krok(n+1)=1.495979e-002; ng(n+1)=3.995330e+002;
n=291; farx(n+1)=5.849037e-001; foe(n+1)=8.920789e-001; krok(n+1)=4.710295e-002; ng(n+1)=3.998630e+002;
n=292; farx(n+1)=5.858651e-001; foe(n+1)=8.895669e-001; krok(n+1)=1.553141e-001; ng(n+1)=3.073550e+002;
n=293; farx(n+1)=5.812530e-001; foe(n+1)=8.849903e-001; krok(n+1)=1.306634e-001; ng(n+1)=1.896849e+002;
n=294; farx(n+1)=5.768499e-001; foe(n+1)=8.744565e-001; krok(n+1)=2.268193e-001; ng(n+1)=3.078551e+002;
n=295; farx(n+1)=5.784322e-001; foe(n+1)=8.721932e-001; krok(n+1)=7.951813e-002; ng(n+1)=1.587154e+002;
n=296; farx(n+1)=5.822864e-001; foe(n+1)=8.608659e-001; krok(n+1)=2.569287e-001; ng(n+1)=1.347289e+002;
n=297; farx(n+1)=5.776492e-001; foe(n+1)=8.497002e-001; krok(n+1)=1.046893e-001; ng(n+1)=7.047150e+001;
n=298; farx(n+1)=5.752778e-001; foe(n+1)=8.399372e-001; krok(n+1)=1.158784e-001; ng(n+1)=4.495149e+002;
n=299; farx(n+1)=5.720201e-001; foe(n+1)=8.322556e-001; krok(n+1)=3.965874e-002; ng(n+1)=6.806776e+002;
n=300; farx(n+1)=5.700444e-001; foe(n+1)=8.237285e-001; krok(n+1)=3.658573e-002; ng(n+1)=4.181850e+002;

figure; semilogy(farx,'b'); hold on; semilogy(foe,'r'); xlabel('Iteracje'); ylabel('Earx, Eoe'); legend('Earx','Eoe'); title('Uczenie predyktora OE');
figure; subplot(2,1,1); semilogy(krok); xlabel('Iteracje'); ylabel('Krok');
subplot(2,1,2); semilogy(ng); xlabel('Iteracje'); ylabel('Norma gradientu');
Earx=farx(n+1)
Eoe=foe(n+1)
